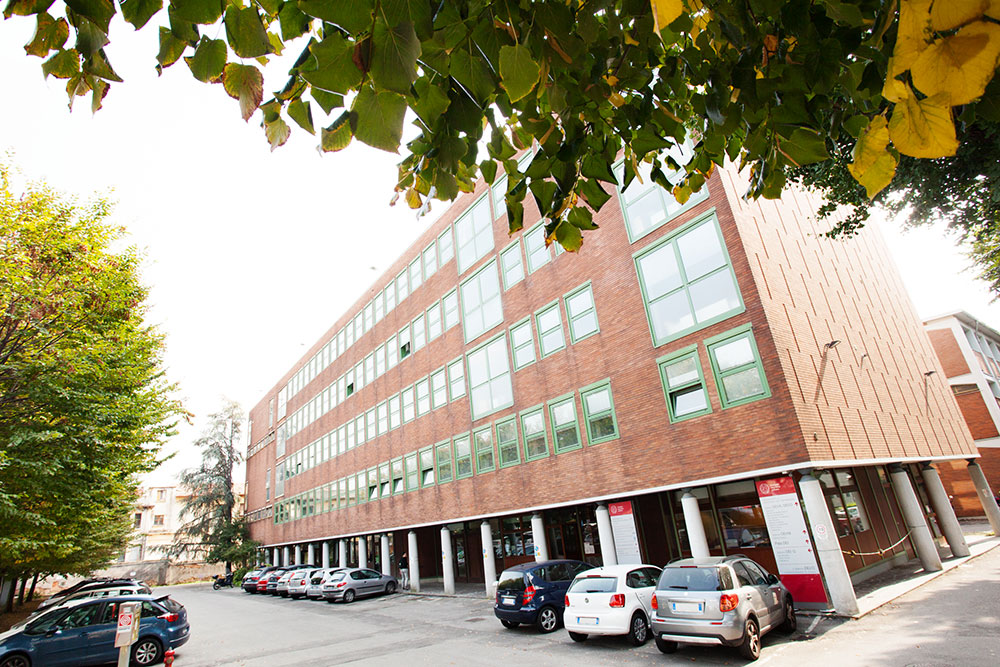
//> input picture data/dei.jpg, 1000 x 667 px
$ ./Codice   (built with g++ and OpenCV 4)
//> lines starting //> are read from the running program, lines starting //| are printed output that depends on the picture

//LAB2 COMPUTER VISION A.Y.22-23
//Canderle Filippo, 2088236

#include <opencv2/opencv.hpp>
#include <iostream>
using namespace cv;
using namespace std;

/*From Command line run the following:

cd /Users/filippo/Desktop/Lab2_CV; rm -rf build; mkdir build; cd build; cmake ..; make; ./MyProject

And everything should work correctly.
*/

void showHistogram(std::vector<cv::Mat>& hists)
{
  // Min/Max computation
  double h_max[3] = {0,0,0};
  double min;
  cv::minMaxLoc(hists[0], &min, &h_max[0]);
  cv::minMaxLoc(hists[1], &min, &h_max[1]);
  cv::minMaxLoc(hists[2], &min, &h_max[2]);

  std::string wname[3] = { "Blue", "Green", "Red" };
  cv::Scalar colors[3] = { cv::Scalar(255,0,0), cv::Scalar(0,255,0), cv::Scalar(0,0,255) };

  std::vector<cv::Mat> canvas(hists.size());

  // Display each histogram in a canvas
  for (int i = 0, end = hists.size(); i < end; i++)
  {
    canvas[i] = cv::Mat::ones(125, hists[0].rows, CV_8UC3);

    for (int j = 0, rows = canvas[i].rows; j < hists[0].rows-1; j++)
    {
      cv::line(
            canvas[i],
            cv::Point(j, rows),
            cv::Point(j, rows - (hists[i].at<float>(j) * rows/h_max[i])),
            hists.size() == 1 ? cv::Scalar(200,200,200) : colors[i],
            1, 8, 0
            );
    }

    cv::imshow(hists.size() == 1 ? "Value" : wname[i], canvas[i]);
    cv::waitKey();
  }
}


int main(int argc, char** argv){


    //Load an image and show it.
    Mat image = imread("/Users/filippo/Desktop/Lab2_CV/data/dei.jpg");
//> image is the input picture: 667 rows x 1000 cols, CV_8UC3; mean B, G, R 129.8, 153.7, 162.4
    cv::imshow("Image", image);
    cv::waitKey();

    //Before computing the histogram of R, G, B channels , I define the parameters
    const int histSize = 256;
    vector<Mat> bgr_planes;
    split(image, bgr_planes);
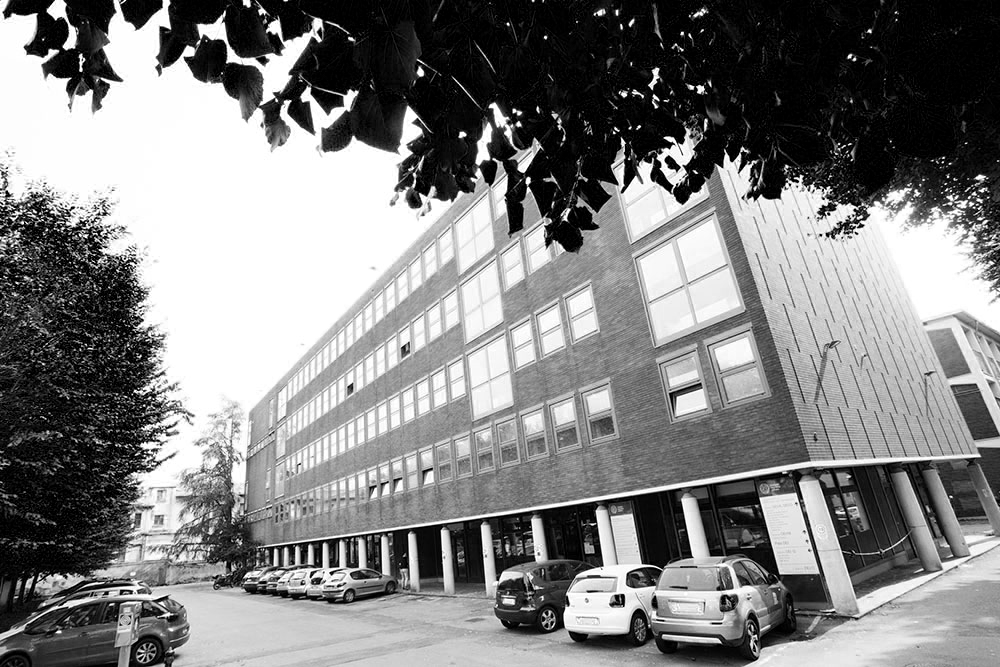
//> bgr_planes[0]: 667 rows x 1000 cols, CV_8UC1; min 0, max 255, mean 129.8
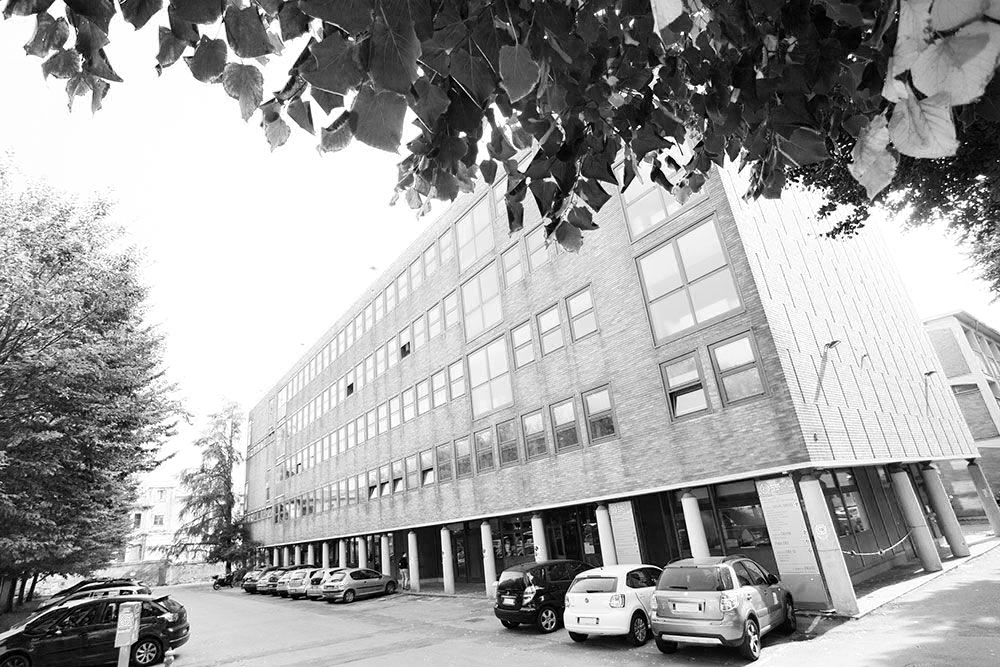
//> bgr_planes[2]: 667 rows x 1000 cols, CV_8UC1; min 0, max 255, mean 162.4
    float range[] = { 0, 256 };
    const float* histRange = { range };
    bool uniform = true;
    bool accumulate = false;

    //I actually compute the histograms...
    Mat b_hist, g_hist, r_hist;

    calcHist(&bgr_planes[0], 1, 0, Mat(), b_hist, 1, &histSize, &histRange, uniform, accumulate);
//> b_hist = 256 values, max 73462 at index 255, min 967 at index 76, mean 2605.5
    calcHist(&bgr_planes[1], 1, 0, Mat(), g_hist, 1, &histSize, &histRange, uniform, accumulate);
//> g_hist = 256 values, max 74947 at index 255, min 614 at index 1, mean 2605.5
    calcHist(&bgr_planes[2], 1, 0, Mat(), r_hist, 1, &histSize, &histRange, uniform, accumulate);
//> r_hist = 256 values, max 78076 at index 255, min 318 at index 2, mean 2605.5

    //...and call the provided function showHistogram()
    std::vector<cv::Mat> tot_hist = { b_hist, g_hist, r_hist };
    showHistogram(tot_hist);
//> in showHistogram, `cv::minMaxLoc(hists[0], &min, &h_max[0]);`: min = 967; h_max = [73462, 0, 0]
//> in showHistogram, `cv::minMaxLoc(hists[1], &min, &h_max[1]);`: min = 614; h_max = [73462, 74947, 0]
//> in showHistogram, `cv::minMaxLoc(hists[2], &min, &h_max[2]);`: min = 318; h_max = [73462, 74947, 78076]
//> the loop in showHistogram, `for (int i = 0, end = hists.size(); i < end; i++)` made 3 passes
//> after the loop in showHistogram, `for (int i = 0, end = hists.size(); i < end; i++)`:
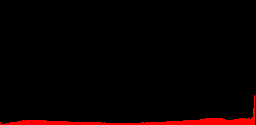
//> canvas[2]: 125 rows x 256 cols, CV_8UC3; mean B, G, R 1, 0, 8.5

    //Now I equalize the r,g,b components using equalizeHist(). Firstly I split the three components of the image.
    Mat bgr[3], equalized[3];
    split(image, bgr);

    // Equalize each BGR component separately
    for (int i = 0; i < 3; i++) {
        equalizeHist(bgr[i], equalized[i]);
    }

    // Merge equalized BGR components back into original image
    Mat equalized_image;
    merge(equalized, 3, equalized_image);
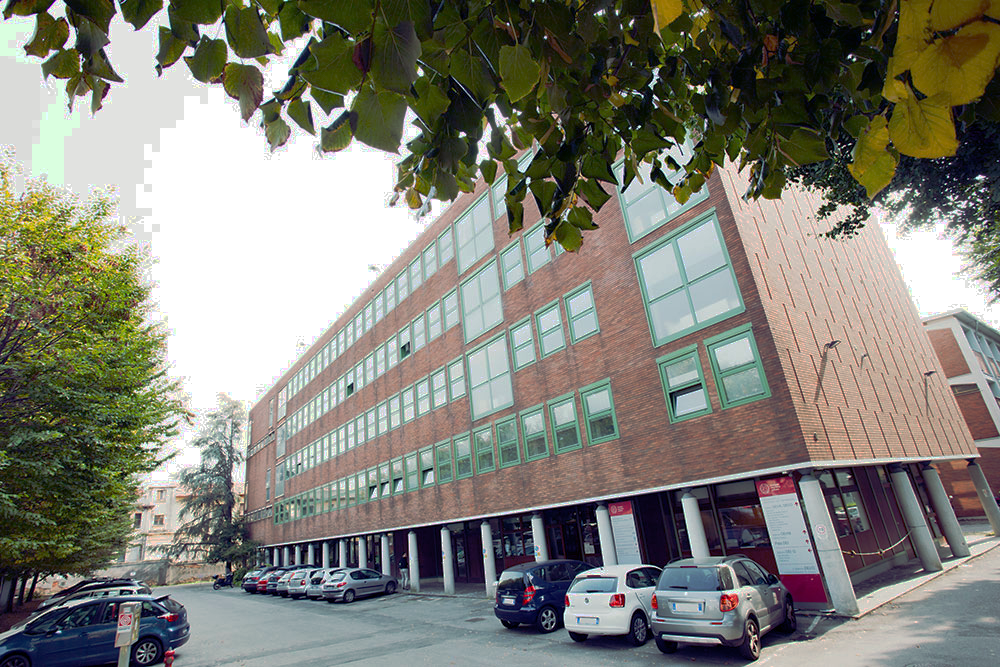
//> equalized_image: 667 rows x 1000 cols, CV_8UC3; mean B, G, R 119, 129.3, 129.5

    imshow("Equalized Image", equalized_image);
    cv::waitKey();
    imwrite("/Users/filippo/Desktop/Lab2_CV/data/filtering/equalized.jpg", equalized_image);
    //...But, as we can notice there are some regions with artifacts.

    //So I convert the image in a new color space and I perform the equalization of luminance channel
    cv::Mat img_nc = cv::imread("/Users/filippo/Desktop/Lab2_CV/data/dei.jpg");
    cv::Mat img_lab;
    cv::cvtColor(img_nc, img_lab, cv::COLOR_BGR2Lab);
//> img_lab: 667 rows x 1000 cols, CV_8UC3; mean of channels 0, 1, 2 159.1, 128.2, 141.7

    std::vector<cv::Mat> lab_channels;
    cv::split(img_lab, lab_channels);
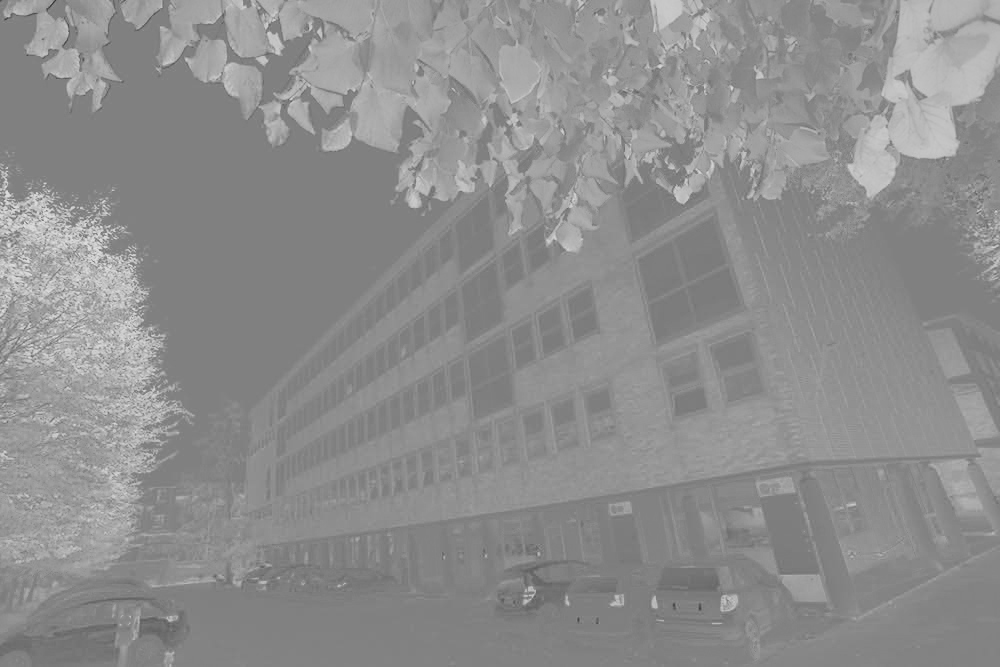
//> lab_channels[2]: 667 rows x 1000 cols, CV_8UC1; min 53, max 222, mean 141.7

    cv::Mat img_lab_l_eq;
    cv::equalizeHist(lab_channels[0], img_lab_l_eq);
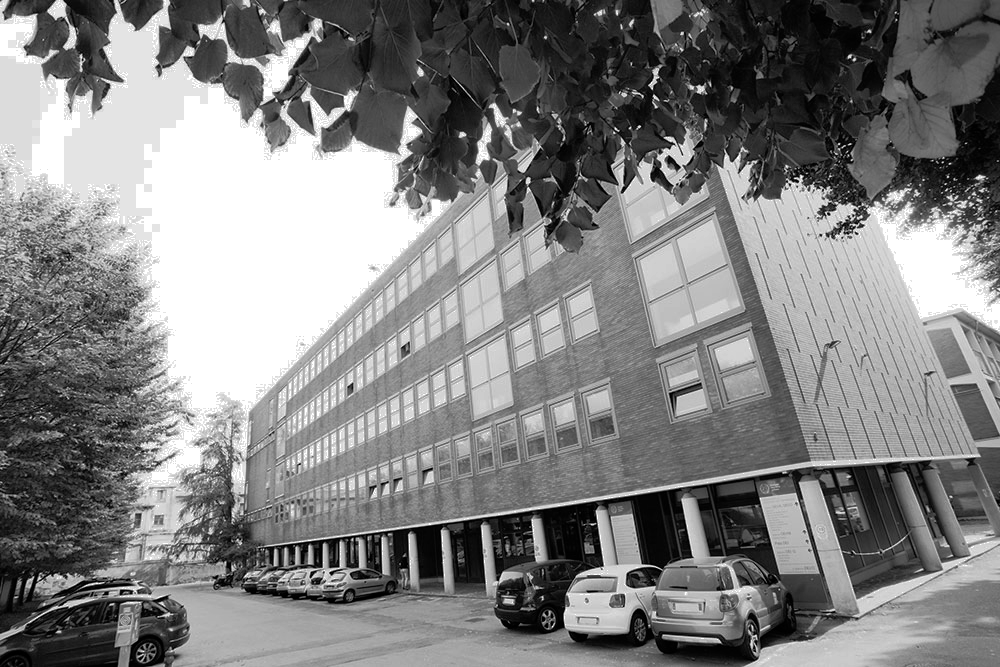
//> img_lab_l_eq: 667 rows x 1000 cols, CV_8UC1; min 0, max 255, mean 129.4

    cv::Mat out_image_lab;
    std::vector<cv::Mat>img_l_eq_vec = {img_lab_l_eq, lab_channels[1], lab_channels[2]};
    cv::merge(img_l_eq_vec, out_image_lab);
//> out_image_lab: 667 rows x 1000 cols, CV_8UC3; mean of channels 0, 1, 2 129.4, 128.2, 141.7

    //Shows the equalized image
    cv::Mat out_image_eql_rgb;
    cv::cvtColor(out_image_lab, out_image_eql_rgb, cv::COLOR_Lab2BGR);
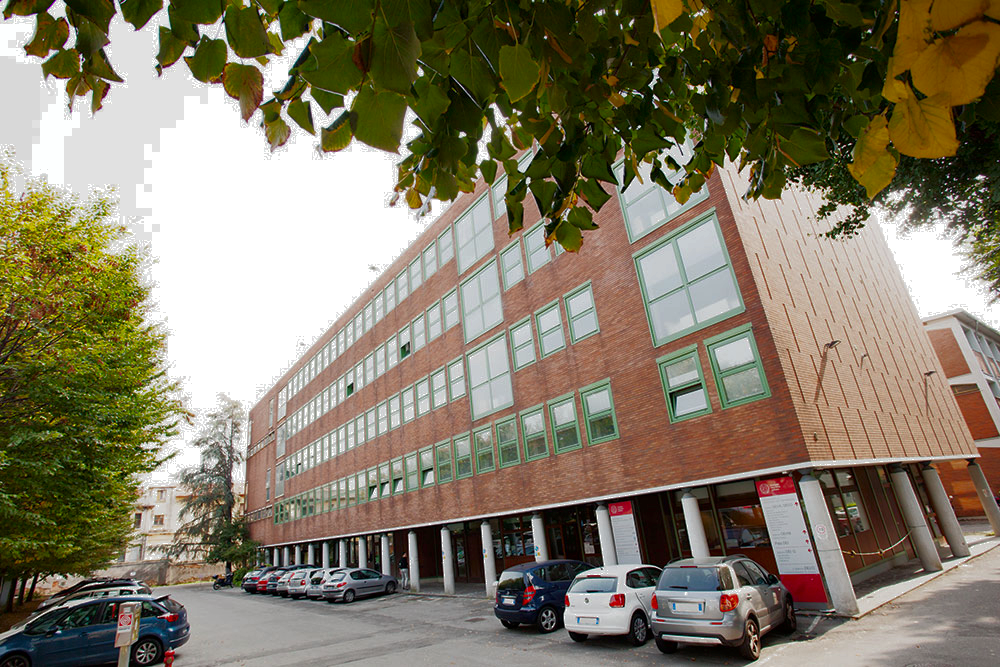
//> out_image_eql_rgb: 667 rows x 1000 cols, CV_8UC3; mean B, G, R 102.9, 123.6, 131.2
    cv::imshow("Equalized image in Lab space", out_image_eql_rgb);
    cv::waitKey();
    imwrite("/Users/filippo/Desktop/Lab2_CV/data/filtering/equalized_labspace.jpg", out_image_eql_rgb);

    //Apply the filters
    //Firstly I apply bilateral filter, Asking the required 3 parameters in input
    cout<<"APPLY BILATERAL FILTER"<<endl;
    cout<<"Enter sizeBR(double)"<<endl;
    double sizeBR;
    cin>>sizeBR;
//> the answer given: 2
    cout<<"Enter kernelBR(double)"<<endl;
    double kernelBR;
    cin>>kernelBR;
//> the answer given: 2
    cout<<"Enter space(double)"<<endl;
    double space;
    cin>>space;
//> the answer given: 2
    //I check the parameters and eventually correct them, in order to avoid possible errors.
    if ((int)(kernelBR) % 2 == 0)
        kernelBR = kernelBR - 1;
    if ((int)(space) % 2 == 0)
        space = space - 1;

    //I actually apply the filter to the image.
    Mat img_bil_range = image.clone();
    Mat bilater_range_filter_img;
    bilateralFilter(img_bil_range, bilater_range_filter_img, sizeBR, kernelBR, space);
    imshow("Range bilateral", bilater_range_filter_img);
    cv::waitKey();
    //Save the filtered image
    imwrite("/Users/filippo/Desktop/Lab2_CV/data/filtering/range_bilateral.jpg", bilater_range_filter_img);

    //After I apply median filter on a brand new image, asking the parameter in input
    cout<<"APPLY MEDIAN FILTER"<<endl;
    cout<<"Enter kernelM(int)"<<endl;
    int kernelM;
    cin>>kernelM;
//> the answer given: 3
    if ((int)(kernelM) % 2 == 0)
        kernelM = kernelM - 1;
    //I actually apply the filter to the image.
    Mat img_median = image.clone();
    Mat median_filter;
    cv::medianBlur(img_median, median_filter, kernelM);
    imshow("median", median_filter);
    cv::waitKey();
    //Save the filtered image
    imwrite("/Users/filippo/Desktop/Lab2_CV/data/filtering/median_filter.jpg", median_filter);

    //Finally I apply gaussian filter on a brand new image, asking 2 parameters in input.
    cout<<"APPLY GAUSSIAN FILTER"<<endl;
    cout<<"Enter wdt(int)"<<endl;
    int wdt;
    cin>>wdt;
//> the answer given: 3
    cout<<"Enter hgt(int)"<<endl;
    int hgt;
    cin>>hgt;
//> the answer given: 3
    if (wdt % 2 == 0)
        wdt = wdt - 1;
    if (hgt % 2 == 0)
        hgt = hgt -1;
    Size sizeGB(wdt, hgt);

    //I actually apply the filter to the image.
    Mat img_gauss_kern = image.clone();
    Mat gauss_kern;
    GaussianBlur(img_gauss_kern, gauss_kern, sizeGB, 0);
    imshow("kernel", gauss_kern);
    cv::waitKey();

    //Save the filtered image.
    imwrite("/Users/filippo/Desktop/Lab2_CV/data/filtering/kernel_filter.jpg", gauss_kern);

    //I close all the opened windows.
    destroyAllWindows();
}
